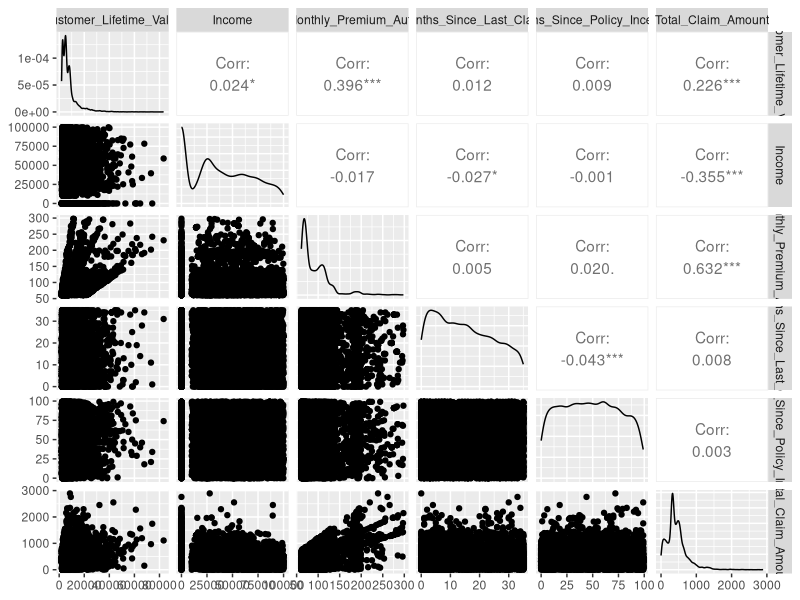
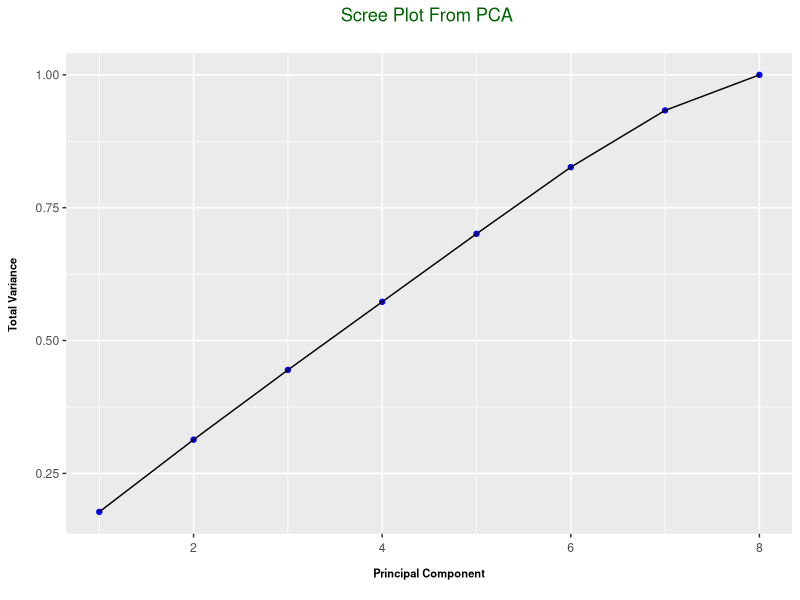
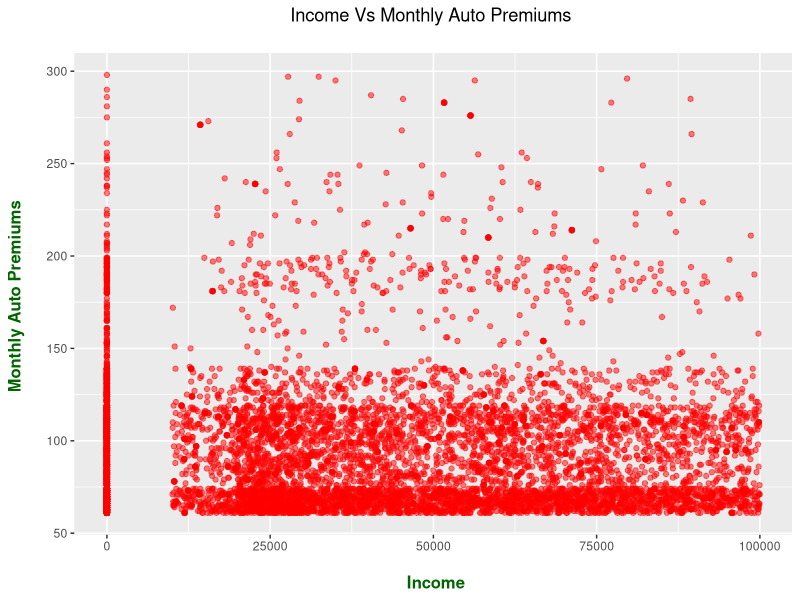
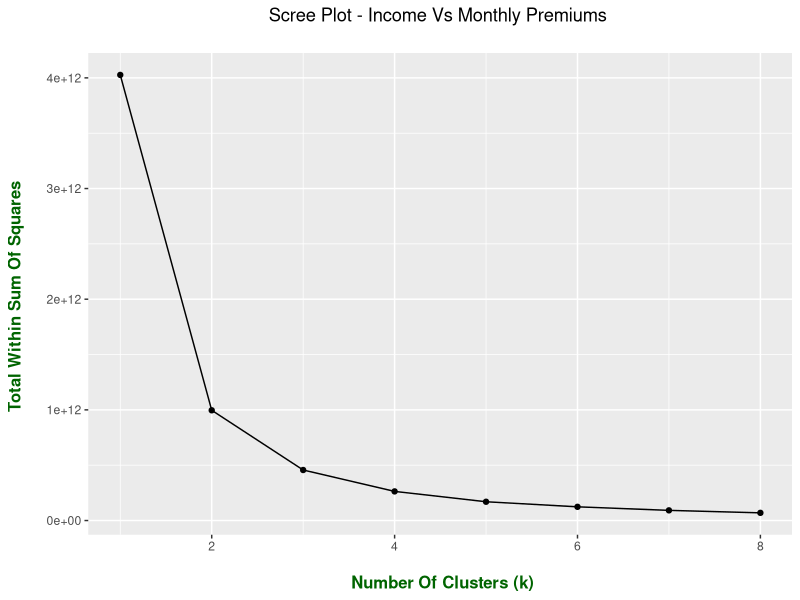
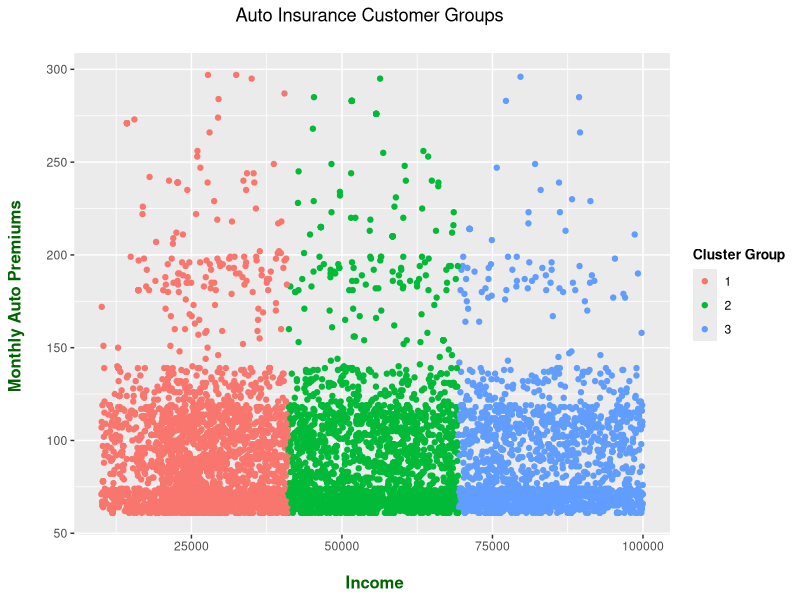

Source code (R) for these figures, in order:
# K-Means Clustering On Insurance Customers Data
# By David Ku
# On December 18, 2019

# This is an R Version of the Python project on Clustering on Insurance Customers Data

# Brief: An insurance company would like to know some information on its existing customers. 
# The company would like to know who to try to upsell to.

#------------------------------

#------------------------------

# Load R Libraries

library(ggplot2)
library(tidyverse)

# 1) Load Data and Basic Exploratory Data Analysis (EDA):

# Load .csv (Remember to set working directory of where the .csv file is):

insurance_data <- read.csv('insurance_customers.csv', header = TRUE)

# Check head of data:
head(insurance_data)

# Check dimensions of data:

dim(insurance_data)

# Check data type for each variable with str():

str(insurance_data)

# Remove Customer column full of Customer IDs:

insurance_data$Customer <- NULL

# Check data type for each variable with str():

str(insurance_data)

# Check for any NULL:

sum(is.na(insurance_data))

# Pairplots

library(GGally)

# Obtain numerical columns except for number of open complaints and 
# number of policies:

numerical_cols <- c('Customer_Lifetime_Value', 'Income', 'Monthly_Premium_Auto', 
                    'Months_Since_Last_Claim', 'Months_Since_Policy_Inception',
                    'Total_Claim_Amount')

# Pairplots (does take time):
ggpairs(insurance_data, columns = numerical_cols)

#----------------------------
# 2) Principal Component Analysis (PCA) On Insurance Data
#----------------------------

# Perform PCA

pca_data <- prcomp(insurance_data[c(numerical_cols, 'Number_of_Open_Complaints',
                                    'Number_of_Policies')], 
                   scale. = T, center = T)

# Matrix of variable loadings
pca_data$rotation 

# Standard deviations of principal components
pca_data$sdev 

# Proportions for each principal components
pca_data$sdev / sum(pca_data$sdev)

### Making a scree plot:

scree_data <- data.frame('PC' = 1:8, 'Proportion' = pca_data$sdev / sum(pca_data$sdev))

scree_data

scree_data['Total_Var'] = cumsum(scree_data$Proportion)

## Plot scree plot in ggplot2:

plot <- ggplot(scree_data, aes(x = PC, y = Total_Var)) 

plot + geom_point(color = 'blue') + geom_line() +
  labs(x = "\n Principal Component \n", y = "Total Variance \n", 
       title = "Scree Plot From PCA \n") + 
  theme(plot.title = element_text(hjust = 0.5, colour = "darkgreen"), 
        axis.title.x = element_text(face="bold", size = 8),
        axis.title.y = element_text(face="bold", size = 8),
        axis.text.x = element_text(vjust = 0.2),
        legend.title = element_text(face="bold", size = 10)) 

# Go for 7 PCs it seems.

# Look at variable loadings again and then pick out top features

pca_rotations <- pca_data$rotation 

pca_rotations

# Top features:

# In PC1 it's Monthly Premium Auto, Total Claim Amount and then Customer Lifetime Value (CLV)
# In PC2 it's Income, CLV, Monthly Premium Auto
# In PC3 it's Months_Since_Last_Claim, Months_Since_Policy_Inception

# From the Python findings, Income and Monthly Auto Premiums is one pair to look at.
# Scatterplot Between Income and Monthly Premiums:

ggplot(insurance_data, aes(x = Income, y = Monthly_Premium_Auto)) +
  geom_point(color = 'red', alpha = 0.5)+
  labs(x = "\n Income", y = "Monthly Auto Premiums \n", 
       title = "Income Vs Monthly Auto Premiums \n") + 
  theme(plot.title = element_text(hjust = 0.5), 
        axis.title.x = element_text(face="bold", colour = "darkgreen", size = 12),
        axis.title.y = element_text(face="bold", colour = "darkgreen", size = 12),
        legend.title = element_text(face="bold", size = 10))

# Note the unemployed part of the scatterplot where Income = 0. It is best not to upsell to 
# this group as they have no money (presumably).


# Number of unemployed

num_unemp <- sum(insurance_data$Income == 0)

num_unemp

# Insurance data without unemployed:

insurance_data2 <- insurance_data[insurance_data$Income != 0, ]

insurance_data2 

dim(insurance_data2)

# Check that dimensions are correct. 
# That is num rows in original data - num_unemp = num rows in insurance_data2

(dim(insurance_data)[1] - num_unemp) == dim(insurance_data2)[1]

#----------------------------
# 3) K-Means Clustering - Finding "Optimal" k Clusters
#----------------------------

# Python code explored DBSCAN, Gaussian Mixture Models and K-Means
# In here I just do K-Means Clustering.


# Producing A Scree Plot For Determining Optimal k Clusters in K-Means:
# Income Vs Monthly Premiums

total_within_sumsq <- rep(NA, 8) #Initialize

for (k in 1:8){
  insur_kmeans <- kmeans(insurance_data2[c('Income', 'Monthly_Premium_Auto')], 
                         centers = k)
  
  # Scree Plot: use total within cluster sum of squares
  
  total_within_sumsq[k] <- insur_kmeans$tot.withinss 
}

total_within_sumsq

## ggplot2 Version Of Scree Plot:

# Create table

scree_table <- data.frame(cbind(1:8, total_within_sumsq))

scree_table 

# Change column names:

colnames(scree_table) <- c("k", "TWSS")

# Scree ggplot plot:
ggplot(scree_table, aes(x = k, y = TWSS)) + geom_point() + geom_line() +
  labs(x = "\n Number Of Clusters (k)", y = "Total Within Sum Of Squares \n", 
       title = "Scree Plot - Income Vs Monthly Premiums \n") + 
  theme(plot.title = element_text(hjust = 0.5), 
        axis.title.x = element_text(face="bold", colour = "darkgreen", size = 12),
        axis.title.y = element_text(face="bold", colour = "darkgreen", size = 12),
        legend.title = element_text(face="bold", size = 10))

# Choose 3 clusters which is the elbow of the scree plot

#-----------------------------------
# 4) Plots With Labelled Clusters
#-----------------------------------

kmeans_model <- kmeans(insurance_data2[c('Income', 'Monthly_Premium_Auto')],
                       centers = 3)

# Total Sum Of Squares:

kmeans_model$totss

# Cluster centres (Cluster 1, 2, 3)

kmeans_model$centers

# Size for each cluster / Number Of Points in each cluster

kmeans_model$size

# Cluster labels:

kmeans_model$cluster

### Plotting clusters with labels:

# Create new copy on second insurance data (without unemployed)

insur_cluster <- insurance_data2

# Add star_km3 cluster component as new column to star_km3:

insur_cluster$clusterType <- as.factor(kmeans_model$cluster)

# Plot with Clusters Indicated By Colours:

ggplot(insur_cluster, aes(x = Income, y = Monthly_Premium_Auto, color = clusterType)) + 
  geom_point() + 
  labs(x = "\n Income", y = "Monthly Auto Premiums \n", 
       title = "Auto Insurance Customer Groups \n",
       colour = "Cluster Group") + 
  theme(plot.title = element_text(hjust = 0.5), 
        axis.title.x = element_text(face="bold", colour = "darkgreen", size = 12),
        axis.title.y = element_text(face="bold", colour = "darkgreen", size = 12),
        legend.title = element_text(face="bold", size = 10))

# The clusters are clustered by Income groups. This result is different
# than the one from the Python code findings.

# The green cluster (cluster 2) is the largest income group but many of them are paying
# less than 150 / month on premiums. Can try to upsell to some in this cluster as they have
# more money.

high_income_group <- insur_cluster[insur_cluster$clusterType == 2, ]

high_income_group

# Check those above 150 monthly auto premiums:
# Using dplyr functions:

# Counts For each vehicle class, monthly premiums at least 150:

high_income_group %>%
  filter(Monthly_Premium_Auto >= 150) %>%
  group_by(Vehicle_Class) %>%
  summarise(count = n())

# Average Income By Vehicle Class, monthly premiums at least 150:

high_income_group %>%
  filter(Monthly_Premium_Auto >= 150) %>%
  group_by(Vehicle_Class) %>%
  summarise(avg = mean(Income))


## Check those below 150 monthly auto premiums:

# Counts For each vehicle class, monthly premiums below 150:

high_income_group %>%
  filter(Monthly_Premium_Auto < 150) %>%
  group_by(Vehicle_Class) %>%
  summarise(count = n())

# Average income by vehicle class, monthly premiums below 150

high_income_group %>%
  filter(Monthly_Premium_Auto < 150) %>%
  group_by(Vehicle_Class) %>%
  summarise(avg = mean(Income))

# From high income group, thosewith luxury vehicles are paying above 150/mth
# Could try to upsell to sports car and SUV owners who are paying less than 150 / mth,
# try to upsell to them to the above 150 /mth part of the cluster.
